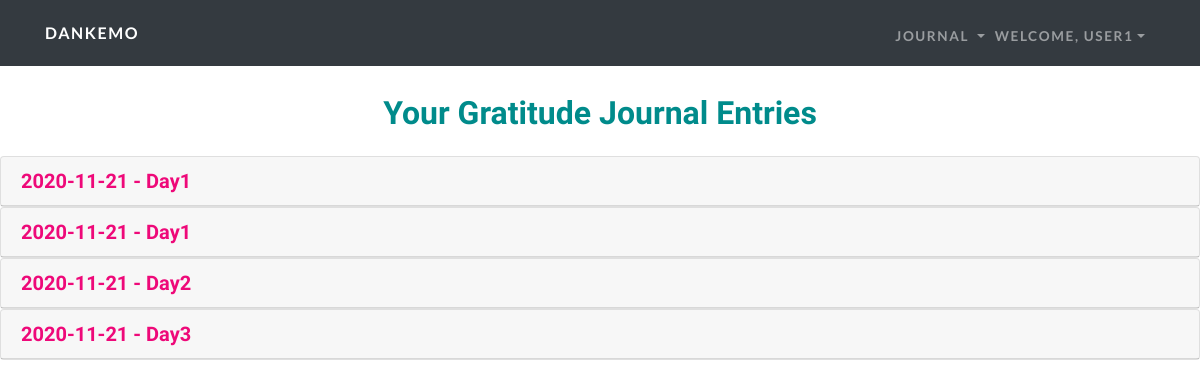
The app's page /notes (signed in) with its own data.
### tables this page shows
CREATE TABLE "users" ("id" INTEGER PRIMARY KEY AUTOINCREMENT , "username" TEXT NOT NULL , "time" INTEGER NOT NULL , "hash" TEXT NOT NULL , "gpoints" INTEGER NOT NULL);

CREATE TABLE "journals" ("id" INTEGER PRIMARY KEY AUTOINCREMENT , "username" TEXT NOT NULL , "date" TEXT NOT NULL , "note" TEXT NOT NULL, title TEXT NOT NULL);

### app.py (the view)
@app.route("/notes")
@login_required
def notes():
    uname = db.execute("SELECT username FROM users WHERE id=:cid",
                    cid=session["user_id"])[0]["username"]
    entries = db.execute("SELECT * FROM journals WHERE username=:username",
                username=uname)
    return render_template("all_notes.html", uname=uname, entries=entries)

### app.py (called while the page is built)
@app.after_request
def after_request(response):
    response.headers["Cache-Control"] = "no-cache, no-store, must-revalidate"
    response.headers["Expires"] = 0
    response.headers["Pragma"] = "no-cache"
    return response

### helpers.py (called while the page is built)
def login_required(f):
    @wraps(f)
    def decorated_function(*args, **kwargs):
        if session.get("user_id") is None:
            return redirect("/login")
        return f(*args, **kwargs)
    return decorated_function

### templates/all_notes.html (shortened to what this page needs)
<!DOCTYPE html>
<html>
<head>
    <link rel="stylesheet" href="/static/bootstrap/css/bootstrap.min.css">
    <link rel="stylesheet" href="https://use.fontawesome.com/releases/v5.12.0/css/all.css">
    <link rel="stylesheet" href="https://cdnjs.cloudflare.com/ajax/libs/font-awesome/4.7.0/css/font-awesome.min.css">
    <link rel="stylesheet" href="/static/fonts/fontawesome5-overrides.min.css">
    <link rel="stylesheet" href="/static/css/styles.min.css">
    <link rel="stylesheet" href="https://cdnjs.cloudflare.com/ajax/libs/aos/2.2.0/aos.css">
    <link rel="stylesheet" href="https://cdnjs.cloudflare.com/ajax/libs/jquery.tablesorter/2.31.2/css/theme.bootstrap_4.min.css">
    <link rel="stylesheet" href="https://cdnjs.cloudflare.com/ajax/libs/jqueryui/1.12.1/jquery-ui.min.css">
</head>
<body>
    <nav class="navbar navbar-dark navbar-expand-lg fixed-top bg-dark navbar-custom">
        <div class="container"><a class="navbar-brand" href="/home">Dankemo</a><button data-toggle="collapse" class="navbar-toggler" data-target="#navbarResponsive"></button>
            <div class="collapse navbar-collapse" id="navbarResponsive">
                <ul class="nav navbar-nav ml-auto">
                    <li class="nav-item">
                        <div class="nav-item dropdown"><a class="dropdown-toggle" data-toggle="dropdown" aria-expanded="false" href="#" style="text-transform: uppercase;letter-spacing: 0.1rem;font-weight: 700;font-size: 0.85rem;font-family: Lato, sans-serif;color: rgba(255,255,255,0.5);">Journal&nbsp;</a>
            </div>
            </li>
            <li class="nav-item">
                <div class="nav-item dropdown"><a class="dropdown-toggle" data-toggle="dropdown" aria-expanded="false" href="#" style="text-transform: uppercase;letter-spacing: 0.1rem;font-weight: 700;font-size: 0.85rem;font-family: Lato, sans-serif;color: rgba(255,255,255,0.5);">WELCOME, {{uname}}</a>
        </div>
        </li>
        </ul>
        </div>
        </div>
    </nav>
    <br/>
    <h1 class="h2 mb-4" style="text-align: center; color:darkcyan">Your Gratitude Journal Entries</h1>
    <div role="tablist" id="accordion-1">
        {% if entries %}
        {% for e in entries %}
        <div class="card">
            <div class="card-header" role="tab">
                <h5 class="mb-0"><a data-toggle="collapse" aria-expanded="false" aria-controls="accordion-1 .item-{{e['id']}}" href="#accordion-1 .item-{{e['id']}}">{{e["date"]}} - {{e["title"]}}</a></h5>
            </div>
        </div>
        {% endfor %}
        {% endif %}
    </div>
</body>
</html>

### records on screen
users: username "USER1"
journals: date "2020-11-21", title "Day1"
journals: date "2020-11-21", title "Day1"
journals: date "2020-11-21", title "Day2"
journals: date "2020-11-21", title "Day3"
